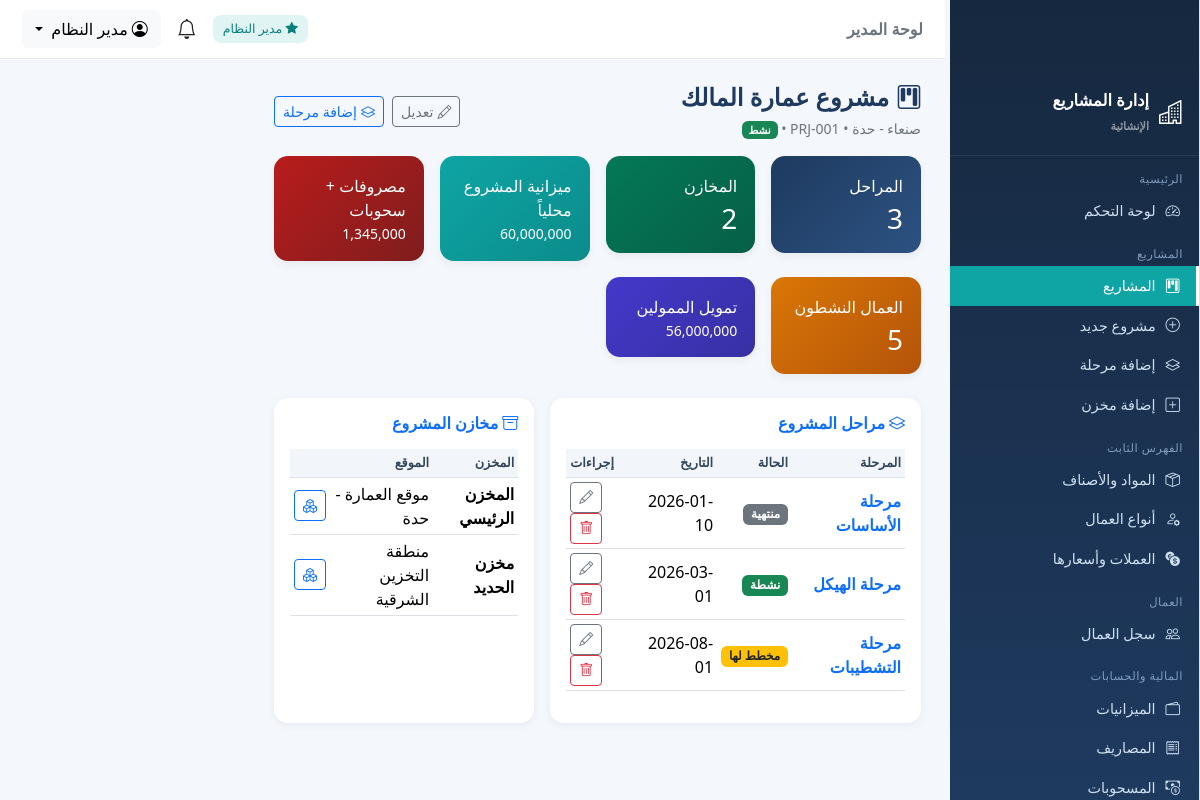
Page /projects/1 (signed in) on the committed database.
### tables this page shows
CREATE TABLE users (
  id INTEGER PRIMARY KEY AUTOINCREMENT,
  username VARCHAR(100) NOT NULL UNIQUE,
  password_hash VARCHAR(255) NOT NULL,
  full_name VARCHAR(200) NOT NULL,
  role TEXT NOT NULL DEFAULT 'supervisor',
  project_id INT DEFAULT NULL ,
  phone VARCHAR(50) DEFAULT NULL,
  is_active INTEGER DEFAULT 1,
  created_at TIMESTAMP DEFAULT CURRENT_TIMESTAMP,
  CONSTRAINT fk_user_project FOREIGN KEY (project_id) REFERENCES projects(id) ON DELETE SET NULL
);

CREATE TABLE projects (
  id INTEGER PRIMARY KEY AUTOINCREMENT,
  name VARCHAR(200) NOT NULL,
  code VARCHAR(50) DEFAULT NULL,
  location VARCHAR(200) DEFAULT NULL,
  start_date DATE DEFAULT NULL,
  end_date DATE DEFAULT NULL,
  status TEXT DEFAULT 'active',
  description TEXT,
  created_at TIMESTAMP DEFAULT CURRENT_TIMESTAMP
);

CREATE TABLE phases (
  id INTEGER PRIMARY KEY AUTOINCREMENT,
  project_id INT NOT NULL,
  name VARCHAR(200) NOT NULL,
  description TEXT,
  start_date DATE DEFAULT NULL,
  end_date DATE DEFAULT NULL,
  status TEXT DEFAULT 'active',
  created_at TIMESTAMP DEFAULT CURRENT_TIMESTAMP,
  CONSTRAINT fk_phases_project FOREIGN KEY (project_id) REFERENCES projects(id) ON DELETE CASCADE
);

CREATE TABLE warehouses (
  id INTEGER PRIMARY KEY AUTOINCREMENT,
  project_id INT NOT NULL,
  name VARCHAR(200) NOT NULL,
  location VARCHAR(200) DEFAULT NULL,
  manager_name VARCHAR(100) DEFAULT NULL,
  created_at TIMESTAMP DEFAULT CURRENT_TIMESTAMP,
  CONSTRAINT fk_wh_project FOREIGN KEY (project_id) REFERENCES projects(id) ON DELETE CASCADE
);

### projects.py (the view)
@projects_bp.route('/projects/<int:pid>')
@require_roles('admin', 'supervisor')
def view_project(pid):
    item = db_query("SELECT * FROM projects WHERE id=%s", (pid,), one=True)
    if not item:
        flash('المشروع غير موجود', 'warning')
        return redirect(url_for('projects.list_projects'))
    spid = scope_project_id()
    if spid and spid != pid:
        flash('ليست لديك صلاحية الوصول لهذا المشروع', 'warning')
        return redirect(url_for('dashboard.index'))
    phases = db_query("SELECT * FROM phases WHERE project_id=%s ORDER BY id", (pid,))
    warehouses = db_query("SELECT * FROM warehouses WHERE project_id=%s ORDER BY id", (pid,))
    budget = db_query(
        """SELECT COALESCE(SUM(amount_local),0) t FROM budgets
           WHERE project_id=%s AND level IN ('project','phase')""", (pid,))[0]['t']
    expenses = db_query("SELECT COALESCE(SUM(amount_local),0) t FROM expenses WHERE project_id=%s", (pid,))[0]['t']
    withdrawals = db_query("SELECT COALESCE(SUM(amount_local),0) t FROM withdrawals WHERE project_id=%s", (pid,))[0]['t']
    workers = db_query(
        """SELECT COUNT(*) c FROM workers w JOIN phases ph ON ph.id=w.phase_id
           WHERE ph.project_id=%s AND w.status='active'""", (pid,))[0]['c']
    funders_money = db_query("SELECT COALESCE(SUM(amount_local),0) t FROM funder_deposits WHERE project_id=%s", (pid,))[0]['t']
    return render_template('projects/view.html', item=item, phases=phases, warehouses=warehouses,
                           budget=budget, expenses=expenses, withdrawals=withdrawals,
                           workers=workers, funders_money=funders_money)

### templates/projects/view.html (shortened to what this page needs)
{% extends 'base.html' %}
{% block content %}
<div class="d-flex justify-content-between align-items-center mb-3 flex-wrap gap-2">
  <div>
    <h4 class="page-title mb-1"><i class="bi bi-kanban me-2"></i>{{ item.name }}</h4>
    <span class="text-secondary small">{{ item.location or '' }} • {{ item.code or '' }} •
      {% if item.status=='active' %}<span class="badge bg-success">نشط</span>
      {% elif item.status=='finished' %}<span class="badge bg-secondary">منتهي</span>
      {% elif item.status=='paused' %}<span class="badge bg-warning text-dark">متوقف</span>
      {% else %}<span class="badge bg-info">مخطط</span>{% endif %}
    </span>
  </div>
  <div class="d-flex gap-2">
    {% if is_admin %}<a class="btn btn-sm btn-outline-secondary" href="{{ url_for('projects.edit_project', pid=item.id) }}"><i class="bi bi-pencil me-1"></i>تعديل</a>{% endif %}
    <a class="btn btn-sm btn-outline-primary" href="{{ url_for('projects.add_phase') }}"><i class="bi bi-layers me-1"></i>إضافة مرحلة</a>
  </div>
</div>
<div class="row g-3 mb-4">
  <div class="col-6 col-md-3"><div class="stat-card" style="background:linear-gradient(135deg,#1e3a5f,#2c5282)">
    <span>المراحل</span><h3 class="mb-0 mt-1">{{ phases|length }}</h3></div></div>
  <div class="col-6 col-md-3"><div class="stat-card" style="background:linear-gradient(135deg,#047857,#065f46)">
    <span>المخازن</span><h3 class="mb-0 mt-1">{{ warehouses|length }}</h3></div></div>
  <div class="col-6 col-md-3"><div class="stat-card" style="background:linear-gradient(135deg,#0ea5a4,#0b8c8b)">
    <span>ميزانية المشروع محلياً</span><h3 class="mb-0 mt-1 small">{{ money(budget) }}</h3></div></div>
  <div class="col-6 col-md-3"><div class="stat-card" style="background:linear-gradient(135deg,#b91c1c,#7f1d1d)">
    <span>مصروفات + سحوبات</span><h3 class="mb-0 mt-1 small">{{ money(expenses + withdrawals) }}</h3></div></div>
  <div class="col-6 col-md-3"><div class="stat-card" style="background:linear-gradient(135deg,#d97706,#b45309)">
    <span>العمال النشطون</span><h3 class="mb-0 mt-1">{{ workers }}</h3></div></div>
  <div class="col-6 col-md-3"><div class="stat-card" style="background:linear-gradient(135deg,#4338ca,#3730a3)">
    <span>تمويل الممولين</span><h3 class="mb-0 mt-1 small">{{ money(funders_money) }}</h3></div></div>
</div>
<div class="row g-3">
  <div class="col-lg-7">
    <div class="card p-3 h-100">
      <h6 class="fw-bold text-primary mb-3"><i class="bi bi-layers me-1"></i>مراحل المشروع</h6>
      <table class="table table-sm table-hover">
        <thead><tr><th>المرحلة</th><th>الحالة</th><th>التاريخ</th><th class="text-end">إجراءات</th></tr></thead>
        <tbody>
        {% for ph in phases %}
          <tr>
            <td><a href="{{ url_for('workers.list_workers') }}" class="text-decoration-none fw-semibold">{{ ph.name }}</a></td>
            <td>{% if ph.status=='active' %}<span class="badge bg-success">نشطة</span>
              {% elif ph.status=='done' %}<span class="badge bg-secondary">منتهية</span>
              {% else %}<span class="badge bg-warning text-dark">مخطط لها</span>{% endif %}</td>
            <td>{{ ph.start_date or '—' }}</td>
            <td class="text-end">
              {% if is_admin %}
              <a class="btn btn-sm btn-outline-secondary" href="{{ url_for('projects.edit_phase', phid=ph.id) }}"><i class="bi bi-pencil"></i></a>
              <form class="d-inline" method="post" action="{{ url_for('projects.delete_phase', phid=ph.id) }}" onsubmit="return confirm('حذف المرحلة؟')">
                <button class="btn btn-sm btn-outline-danger"><i class="bi bi-trash"></i></button>
              </form>
              {% endif %}
            </td>
          </tr>
        {% else %}<tr><td colspan="4" class="text-center text-secondary">لا توجد مراحل — أضف مرحلة لبدء العمل</td></tr>{% endfor %}
        </tbody>
      </table>
    </div>
  </div>
  <div class="col-lg-5">
    <div class="card p-3 h-100">
      <h6 class="fw-bold text-primary mb-3"><i class="bi bi-archive me-1"></i>مخازن المشروع</h6>
      <table class="table table-sm table-hover">
        <thead><tr><th>المخزن</th><th>الموقع</th><th class="text-end"></th></tr></thead>
        <tbody>
        {% for w in warehouses %}
          <tr><td class="fw-semibold">{{ w.name }}</td><td>{{ w.location or '—' }}</td>
          <td class="text-end"><a class="btn btn-sm btn-outline-primary" href="{{ url_for('stock.warehouse_view', wid=w.id) }}"><i class="bi bi-boxes"></i></a></td></tr>
        {% else %}<tr><td colspan="3" class="text-center text-secondary">لا توجد مخازن</td></tr>{% endfor %}
        </tbody>
      </table>
    </div>
  </div>
</div>
{% endblock %}

### templates/base.html (shortened to what this page needs)
{% set role = cur_user.role if cur_user else '' %}
<!doctype html>
<html lang="ar" dir="rtl">
<head>
  <link href="https://cdn.jsdelivr.net/npm/bootstrap@5.3.3/dist/css/bootstrap.rtl.min.css" rel="stylesheet">
  <link href="https://cdn.jsdelivr.net/npm/bootstrap-icons@1.11.3/font/bootstrap-icons.min.css" rel="stylesheet">
</head>
<body>
  {% if cur_user %}
  <div id="wrapper" class="d-flex">
    <aside class="sidebar" id="sidebar">
      <div class="brand"><i class="bi bi-buildings fs-4"></i><span>إدارة المشاريع<br><small class="text-white-50"
            style="font-size:.7rem">الإنشائية</small></span></div>
      <div class="nav-section">الرئيسية</div>
      <a class="nav-item {{ 'active' if request.endpoint=='dashboard.index' }}"
        href="{{ url_for('dashboard.index') }}"><i class="bi bi-speedometer2"></i> لوحة التحكم</a>
      <div class="nav-section">المشاريع</div>
      <a class="nav-item {{ 'active' if request.endpoint in ['projects.list_projects','projects.view_project','projects.add_project','projects.edit_project'] }}"
        href="{{ url_for('projects.list_projects') }}"><i class="bi bi-kanban"></i> المشاريع</a>
      {% if is_admin %}
      <a class="nav-item" href="{{ url_for('projects.add_project') }}"><i class="bi bi-plus-circle"></i> مشروع جديد</a>
      <a class="nav-item" href="{{ url_for('projects.add_phase') }}"><i class="bi bi-layers"></i> إضافة مرحلة</a>
      {% endif %}
      <a class="nav-item" href="{{ url_for('projects.add_warehouse') }}"><i class="bi bi-plus-square"></i> إضافة
        مخزن</a>
      <div class="nav-section">الفهرس الثابت</div>
      <a class="nav-item {{ 'active' if request.endpoint.startswith('catalog.list_materials') }}"
        href="{{ url_for('catalog.list_materials') }}"><i class="bi bi-box-seam"></i> المواد والأصناف</a>
      <a class="nav-item {{ 'active' if request.endpoint.startswith('catalog.list_worker_types') }}"
        href="{{ url_for('catalog.list_worker_types') }}"><i class="bi bi-person-gear"></i> أنواع العمال</a>
      {% if is_admin %}
      <a class="nav-item {{ 'active' if request.endpoint.startswith('catalog.list_currencies') }}"
        href="{{ url_for('catalog.list_currencies') }}"><i class="bi bi-currency-exchange"></i> العملات وأسعارها</a>
      {% endif %}
      <div class="nav-section">العمال</div>
      <a class="nav-item {{ 'active' if request.endpoint.startswith('workers.') }}"
        href="{{ url_for('workers.list_workers') }}"><i class="bi bi-people"></i> سجل العمال</a>
      <div class="nav-section">المالية والحسابات</div>
      <a class="nav-item {{ 'active' if request.endpoint.startswith('finance.list_budgets') }}"
        href="{{ url_for('finance.list_budgets') }}"><i class="bi bi-wallet2"></i> الميزانيات</a>
      <a class="nav-item {{ 'active' if request.endpoint.startswith('finance.list_expenses') }}"
        href="{{ url_for('finance.list_expenses') }}"><i class="bi bi-receipt"></i> المصاريف</a>
      <a class="nav-item {{ 'active' if request.endpoint.startswith('finance.list_withdrawals') }}"
        href="{{ url_for('finance.list_withdrawals') }}"><i class="bi bi-cash-coin"></i> المسحوبات</a>
    </aside>
    <div class="flex-grow-1 main-wrap">
      <nav class="topbar">
        <div>
          <span class="fw-bold text-secondary">{{ 'لوحة المدير' if is_admin else 'لوحة المشرف' }}</span>
        </div>
        <div class="d-flex align-items-center gap-3">
          {% if is_admin %}<span class="badge-soft"><i class="bi bi-star-fill"></i> مدير النظام</span>{% endif %}
          <a class="position-relative text-dark text-decoration-none"
            href="{{ url_for('notifications.list_notifications') }}" title="الإشعارات">
            <i class="bi bi-bell fs-5"></i>
          </a>
          <div class="dropdown">
            <button class="btn btn-light dropdown-toggle" data-bs-toggle="dropdown">
              <i class="bi bi-person-circle me-1"></i>{{ cur_user.full_name }}
            </button>
          </div>
        </div>
      </nav>
      <main class="container-fluid p-4">
        {% block content %}{% endblock %}
      </main>
    </div>
  </div>
  {% else %}
  {% block auth_content %}{% endblock %}
  {% endif %}
</body>
</html>

### rows in the picture
users: full_name "مدير النظام"
projects: name "مشروع عمارة المالك", location "صنعاء - حدة"
phases: name "مرحلة الأساسات", status "منتهية", start_date "2026-01-10"
phases: name "مرحلة الهيكل", status "نشطة", start_date "2026-03-01"
phases: name "مرحلة التشطيبات", status "مخطط لها", start_date "2026-08-01"
warehouses: name "المخزن الرئيسي", location "موقع العمارة - حدة"
warehouses: name "مخزن الحديد", location "منطقة التخزين الشرقية"

### other values in the picture
{{ 'لوحة المدير' if is_admin else 'لوحة المشرف' }} "لوحة المدير"
{{ phases|length }} "3"
{{ warehouses|length }} "2"
{{ money(budget) }} "60,000,000"
{{ money(expenses + withdrawals) }} "1,345,000"
{{ workers }} "5"
{{ money(funders_money) }} "56,000,000"
